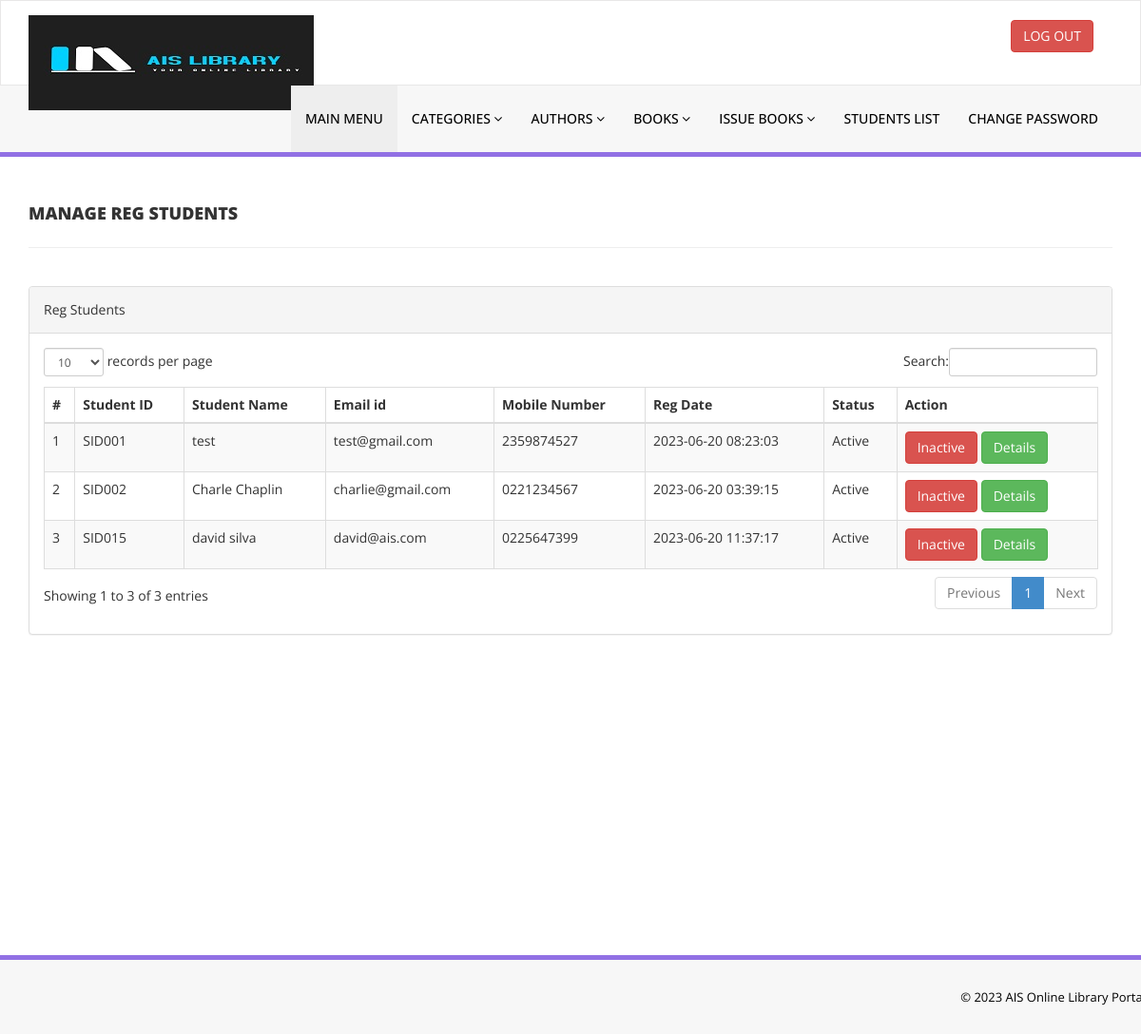
The app's page /admin/reg-students.php (signed in) with its own data.
### tables this page shows
CREATE TABLE IF NOT EXISTS `tblstudents` (
  `id` int NOT NULL AUTO_INCREMENT,
  `StudentId` varchar(100) DEFAULT NULL,
  `FullName` varchar(120) DEFAULT NULL,
  `EmailId` varchar(120) DEFAULT NULL,
  `MobileNumber` char(11) DEFAULT NULL,
  `Password` varchar(120) DEFAULT NULL,
  `Status` int DEFAULT NULL,
  `RegDate` timestamp NULL DEFAULT CURRENT_TIMESTAMP,
  `UpdationDate` timestamp NULL DEFAULT NULL ON UPDATE CURRENT_TIMESTAMP,
  PRIMARY KEY (`id`),
  UNIQUE KEY `StudentId` (`StudentId`)
);

### admin/reg-students.php (the view, shortened to what this page needs)
<?php
include('includes/config.php');
if(strlen($_SESSION['alogin'])==0)
    {
header('location:index.php');
}
else{
    ?>
<!DOCTYPE html>
<html xmlns="http://www.w3.org/1999/xhtml">
<head>
    <link href="assets/css/bootstrap.css" rel="stylesheet" />
    <link href="assets/css/font-awesome.css" rel="stylesheet" />
    <link href="assets/js/dataTables/dataTables.bootstrap.css" rel="stylesheet" />
    <link href="assets/css/style.css" rel="stylesheet" />
</head>
<body>
<?php include('includes/header.php');?>
    <div class="content-wrapper">
         <div class="container">
        <div class="row pad-botm">
            <div class="col-md-12">
                <h4 class="header-line">Manage Reg Students</h4>
    </div>
        </div>
            <div class="row">
                <div class="col-md-12">
                    <div class="panel panel-default">
                        <div class="panel-heading">
                          Reg Students
                        </div>
                        <div class="panel-body">
                            <div class="table-responsive">
                                <table class="table table-striped table-bordered table-hover" id="dataTables-example">
                                    <thead>
                                        <tr>
                                            <th>#</th>
                                            <th>Student ID</th>
                                            <th>Student Name</th>
                                            <th>Email id </th>
                                            <th>Mobile Number</th>
                                            <th>Reg Date</th>
                                            <th>Status</th>
                                            <th>Action</th>
                                        </tr>
                                    </thead>
                                    <tbody>
<?php $sql = "SELECT * from tblstudents";
$query = $dbh -> prepare($sql);
$query->execute();
$results=$query->fetchAll(PDO::FETCH_OBJ);
$cnt=1;
if($query->rowCount() > 0)
{
foreach($results as $result)
{               ?>
                                        <tr class="odd gradeX">
                                            <td class="center"><?php echo htmlentities($cnt);?></td>
                                            <td class="center"><?php echo htmlentities($result->StudentId);?></td>
                                            <td class="center"><?php echo htmlentities($result->FullName);?></td>
                                            <td class="center"><?php echo htmlentities($result->EmailId);?></td>
                                            <td class="center"><?php echo htmlentities($result->MobileNumber);?></td>
                                             <td class="center"><?php echo htmlentities($result->RegDate);?></td>
                                            <td class="center"><?php if($result->Status==1)
                                            {
                                                echo htmlentities("Active");
                                            } else {
                                            echo htmlentities("Blocked");
}
                                            ?></td>
                                            <td class="center">
<?php if($result->Status==1)
 {?>
<a href="reg-students.php?inid=<?php echo htmlentities($result->id);?>" onclick="return confirm('Are you sure you want to block this student?');" >  <button class="btn btn-danger"> Inactive</button>
<?php } else {?>
<a href="reg-students.php?id=<?php echo htmlentities($result->id);?>" onclick="return confirm('Are you sure you want to active this student?');"><button class="btn btn-primary"> Active</button>
                                            <?php } ?>
<a href="student-history.php?stdid=<?php echo htmlentities($result->StudentId);?>"><button class="btn btn-success"> Details</button>
                                            </td>
                                        </tr>
 <?php $cnt=$cnt+1;}} ?>
                                    </tbody>
                                </table>
                            </div>
                        </div>
                    </div>
                </div>
            </div>
    </div>
    </div>
  <?php include('includes/footer.php');?>
</body>
</html>
<?php } ?>

### admin/assets/css/style.css (style rules this page uses)
.content-wrapper { margin-top: 40px; min-height:800px; padding-bottom:90px; }
.header-line { font-weight:900; padding-bottom:25px; border-bottom:1px solid #eeeeee; text-transform:uppercase; }
.pad-botm { padding-bottom:30px; }

### records on screen
tblstudents: StudentId "SID001", FullName "test", EmailId "test@gmail.com", MobileNumber "2359874527", RegDate "2023-06-20 08:23:03"
tblstudents: StudentId "SID002", FullName "Charle Chaplin", EmailId "charlie@gmail.com", MobileNumber "0221234567", RegDate "2023-06-20 03:39:15"
tblstudents: StudentId "SID015", FullName "david silva", EmailId "david@ais.com", MobileNumber "0225647399", RegDate "2023-06-20 11:37:17"
